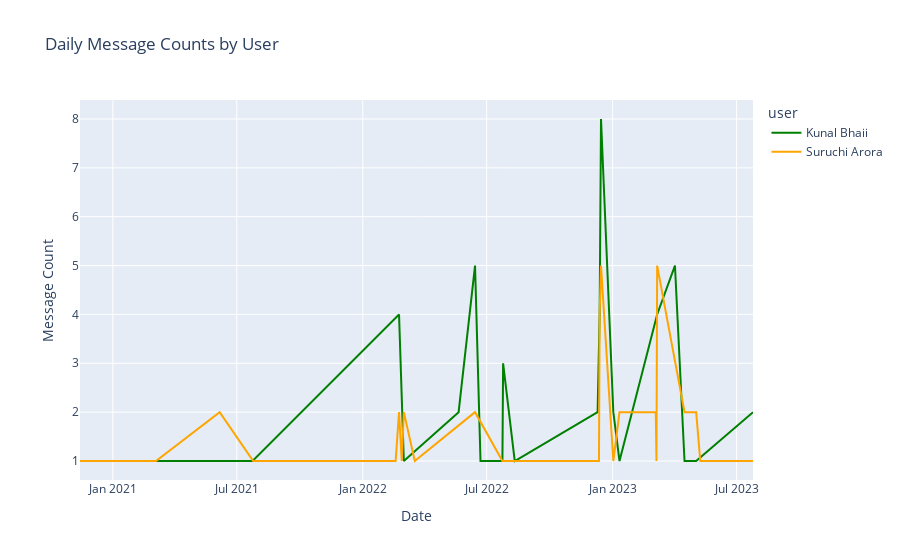

The notebook cell saved with this chart:
### Code cell
dt_grp=filtered_df
dt_grp['dt']=filtered_df['message_date'].dt.date
daily_message_count = dt_grp.groupby(['user', 'dt']).size().reset_index(name='message_count')

custom_colors = ['green', 'orange', 'purple', 'cyan', 'magenta']

fig = px.line(daily_message_count, x='dt', y='message_count', color='user',
              color_discrete_sequence=custom_colors,
              labels={'message_count': 'Message Count'},
              title='Daily Message Counts by User')
fig.update_layout(xaxis_title='Date')
fig.show()

### Figure 1 — Plotly figure (JSON) as saved in the notebook; plotly's stock layout.template omitted (floating-point values rounded to 4 significant figures)
{"data": [{"hovertemplate": "user=Kunal Bhaii<br>dt=%{x}<br>Message Count=%{y}<extra></extra>", "legendgroup": "Kunal Bhaii", "line": {"color": "green", "dash": "solid"}, "marker": {"symbol": "circle"}, "mode": "lines", "name": "Kunal Bhaii", "orientation": "v", "showlegend": true, "type": "scatter", "x": ["2020-11-14", "2021-06-06", "2021-07-24", "2022-02-23", "2022-03-02", "2022-05-21", "2022-06-14", "2022-06-22", "2022-07-24", "2022-07-25", "2022-08-11", "2022-12-10", "2022-12-13", "2022-12-15", "2023-01-02", "2023-01-11", "2023-03-06", "2023-03-07", "2023-04-02", "2023-04-16", "2023-05-03", "2023-07-25"], "xaxis": "x", "y": [1, 1, 1, 4, 1, 2, 5, 1, 1, 3, 1, 2, 4, 8, 2, 1, 4, 4, 5, 1, 1, 2], "yaxis": "y"}, {"hovertemplate": "user=Suruchi Arora<br>dt=%{x}<br>Message Count=%{y}<extra></extra>", "legendgroup": "Suruchi Arora", "line": {"color": "orange", "dash": "solid"}, "marker": {"symbol": "circle"}, "mode": "lines", "name": "Suruchi Arora", "orientation": "v", "showlegend": true, "type": "scatter", "x": ["2020-11-14", "2021-01-19", "2021-03-05", "2021-06-06", "2021-07-25", "2022-02-18", "2022-02-23", "2022-02-27", "2022-03-02", "2022-03-18", "2022-06-14", "2022-07-24", "2022-07-25", "2022-08-10", "2022-08-11", "2022-12-10", "2022-12-12", "2022-12-13", "2022-12-15", "2023-01-02", "2023-01-11", "2023-03-05", "2023-03-06", "2023-03-07", "2023-04-02", "2023-04-16", "2023-05-03", "2023-05-09", "2023-06-29", "2023-07-12", "2023-07-25"], "xaxis": "x", "y": [1, 1, 1, 2, 1, 1, 2, 1, 2, 1, 2, 1, 1, 1, 1, 1, 1, 4, 5, 1, 2, 2, 1, 5, 3, 2, 2, 1, 1, 1, 1], "yaxis": "y"}], "layout": {"legend": {"title": {"text": "user"}, "tracegroupgap": 0}, "title": {"text": "Daily Message Counts by User"}, "xaxis": {"anchor": "y", "domain": [0, 1], "title": {"text": "Date"}}, "yaxis": {"anchor": "x", "domain": [0, 1], "title": {"text": "Message Count"}}}}
